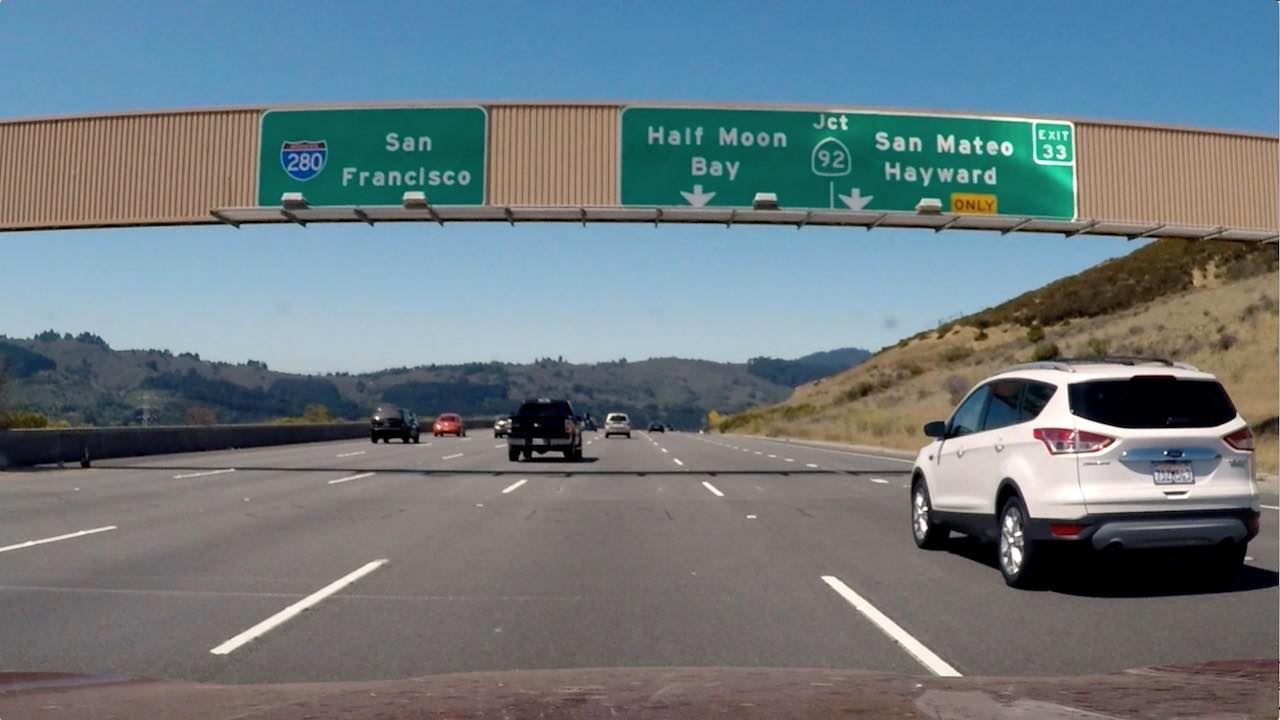
#> input picture signs_vehicles_xygrad.png, 1280 x 720 px
$ python all_threshold.py   (older library calls are emulated)
#> lines starting #> are read from the running program, lines starting #| are printed output that depends on the picture; after the words box and inside, x2 and y2 are one past the last pixel; in counts of white or black regions, pixels touching at a corner belong together
import numpy as np
import cv2
import matplotlib.pyplot as plt
import matplotlib.image as mpimg
import pickle


# Read in an image
image = mpimg.imread('signs_vehicles_xygrad.png')
#> image is the input picture: shape (720, 1280, 3) float32; mean R, G, B 0.428, 0.477, 0.5
IMAGE_COLOR = cv2.COLOR_RGB2GRAY


def abs_sobel_thresh(img, orient='x', sobel_kernel=3, thresh=(0, 255)):

    # Apply the following steps to img
    # 1) Convert to grayscale
#> called with orient = 'x', sobel_kernel = 3, thresh = (20, 100)
    gray = cv2.cvtColor(img,IMAGE_COLOR)
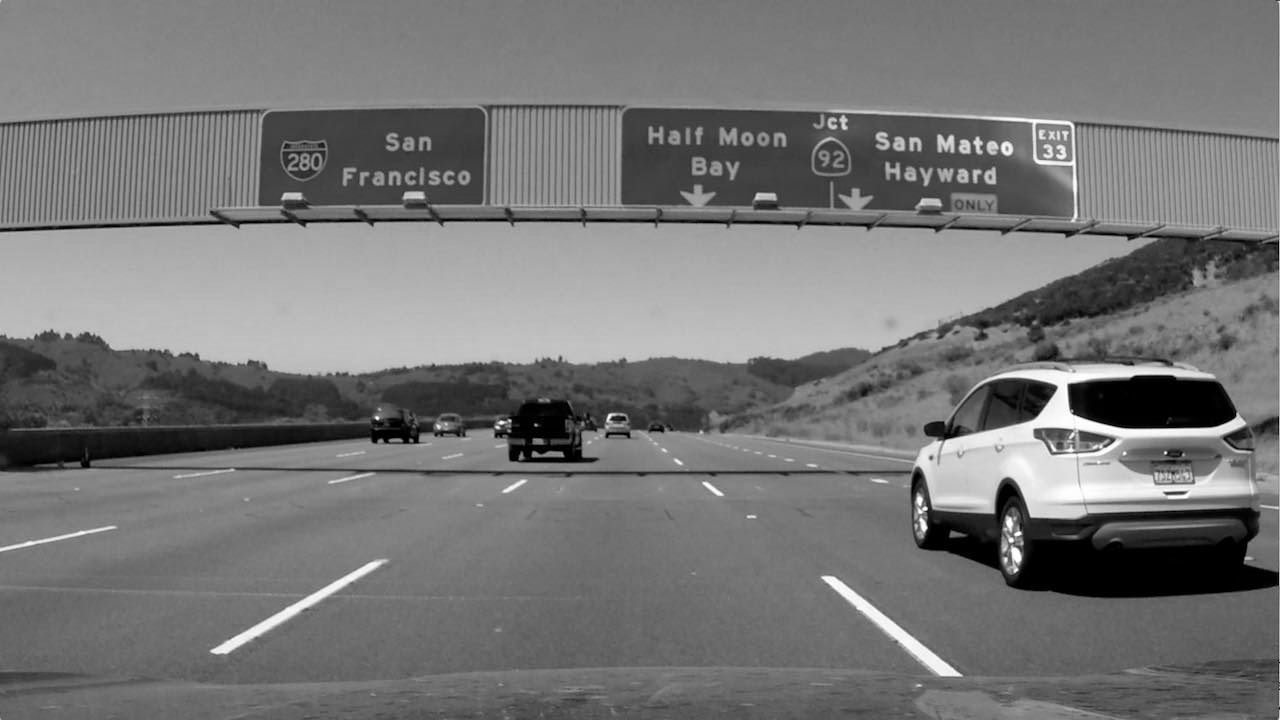
#> gray: shape (720, 1280) float32; min 0, max 0.999, mean 0.465
    # 2) Take the derivative in x or y given orient = 'x' or 'y'
    x_dir = 0
    if orient == 'x':
        x_dir = 1
    sobel = cv2.Sobel(gray, cv2.CV_64F, x_dir, 0 if x_dir==1 else 1, ksize=sobel_kernel)
    # 3) Take the absolute value of the derivative or gradient
    abs_sobel = np.absolute(sobel)
    # 4) Scale to 8-bit (0 - 255) then convert to type = np.uint8
    scaled_sobel = np.uint8(255*abs_sobel/np.max(abs_sobel))
    # 5) Create a mask of 1's where the scaled gradient magnitude
            # is > thresh_min and < thresh_max
    binary_output = np.zeros_like(scaled_sobel)
    binary_output[(scaled_sobel >= thresh[0]) & (scaled_sobel <= thresh[1])] = 1
    # 6) Return this mask as your binary_output image
    print(binary_output)
    return binary_output

def mag_thresh(img, sobel_kernel=3, mag_thresh=(0, 255)):

    # Apply the following steps to img
    # 1) Convert to grayscale
    gray = cv2.cvtColor(img,IMAGE_COLOR)
    # 2) Take the gradient in x and y separately
    x_dir = 1
    sobelx = cv2.Sobel(gray, cv2.CV_64F, x_dir, 0 if x_dir==1 else 1, ksize=sobel_kernel)
    x_dir = 0
    sobely = cv2.Sobel(gray, cv2.CV_64F, x_dir, 0 if x_dir==1 else 1, ksize=sobel_kernel)
    # 3) Calculate the magnitude
    abs_sobelxy = np.sqrt(sobelx**2 + sobely**2)
    # 4) Scale to 8-bit (0 - 255) and convert to type = np.uint8
    scaled_sobelxy = np.uint8(255*abs_sobelxy/np.max(abs_sobelxy))
    # 5) Create a binary mask where mag thresholds are met
    binary_output = np.zeros_like(scaled_sobelxy)
    binary_output[(scaled_sobelxy >= mag_thresh[0]) & (scaled_sobelxy <= mag_thresh[1])] = 1
    return binary_output

def dir_threshold(img, sobel_kernel=3, thresh=(0, np.pi/2)):

    # Apply the following steps to img
    # 1) Convert to grayscale
    gray = cv2.cvtColor(img,IMAGE_COLOR)
    # 2) Take the gradient in x and y separately
    x_dir = 1
    sobelx = cv2.Sobel(gray, cv2.CV_64F, x_dir, 0 if x_dir==1 else 1, ksize=sobel_kernel)
    x_dir = 0
    sobely = cv2.Sobel(gray, cv2.CV_64F, x_dir, 0 if x_dir==1 else 1, ksize=sobel_kernel)
    # 3) Take the absolute value of the x and y gradients
    abs_sobelx = np.absolute(sobelx)
    abs_sobely = np.absolute(sobely)
    # 4) Use np.arctan2(abs_sobely, abs_sobelx) to calculate the direction of the gradient
    dir_sobelxy = np.arctan2(abs_sobely, abs_sobelx)
    # 5) Create a binary mask where direction thresholds are met
    binary_output = np.zeros_like(dir_sobelxy)
    binary_output[(dir_sobelxy >= thresh[0]) & (dir_sobelxy <= thresh[1])] = 1
    # 6) Return this mask as your binary_output image
    return binary_output


ksize = 3 # Choose a larger odd number to smooth gradient measurements

gradx = abs_sobel_thresh(image, orient='x', sobel_kernel=ksize, thresh=(20, 100))
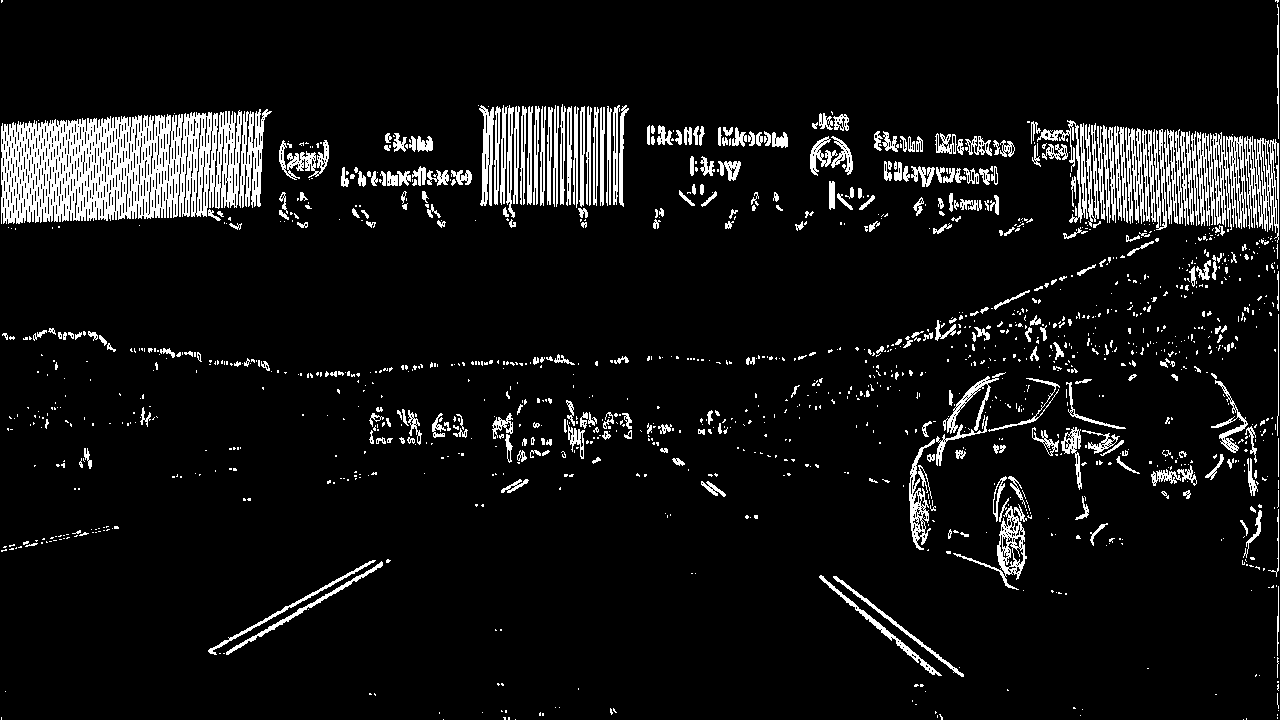
#> gradx: shape (720, 1280); values 0 (black) and 1 (white), 7.9% white; 1378 white regions (1040 under 20 px), largest, box (x1, y1, x2, y2) and area: (1, 110, 242, 224) 18700, (1197, 132, 1247, 230) 2653, (1244, 136, 1279, 243) 1807
grady = abs_sobel_thresh(image, orient='y', sobel_kernel=ksize, thresh=(20, 100))
#> call 2 of abs_sobel_thresh, with orient = 'y', sobel_kernel = 3, thresh = (20, 100)
#> in abs_sobel_thresh (call 2), `sobel = cv2.Sobel(gray, cv2.CV_64F, x_dir, 0 if x_dir==1 else 1, ksize..`:
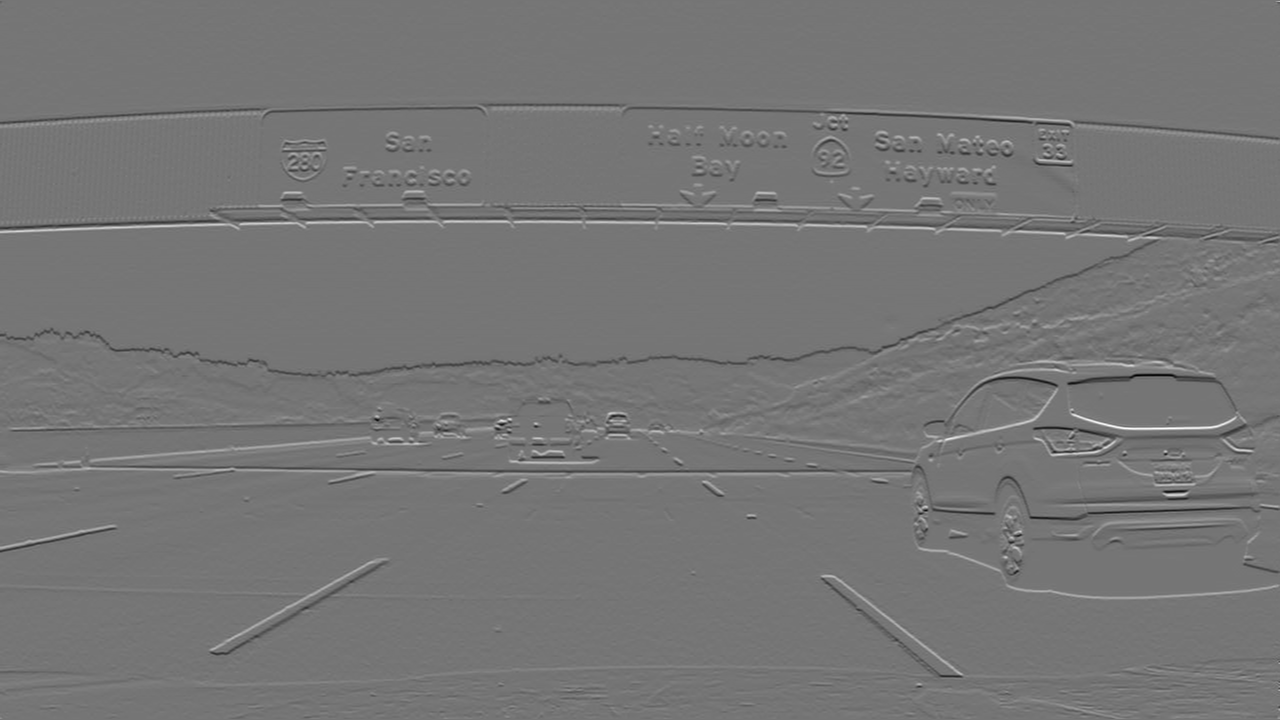
#> sobel: shape (720, 1280) float64; min -3.12, max 3.62, mean -0.00103; drawn with min black and max white
#> grady: shape (720, 1280); values 0 (black) and 1 (white), 8.2% white; 1385 white regions (1043 under 20 px), largest, box (x1, y1, x2, y2) and area: (0, 103, 1280, 145) 6510, (0, 460, 930, 494) 6192, (811, 194, 1280, 247) 4636
mag_binary = mag_thresh(image, sobel_kernel=ksize, mag_thresh=(30, 100))
#> mag_binary: shape (720, 1280); values 0 (black) and 1 (white), 9.8% white in thin lines or dots
dir_binary = dir_threshold(image, sobel_kernel=ksize, thresh=(np.pi/8, np.pi/6))
#> in dir_threshold, `dir_sobelxy = np.arctan2(abs_sobely, abs_sobelx)`:
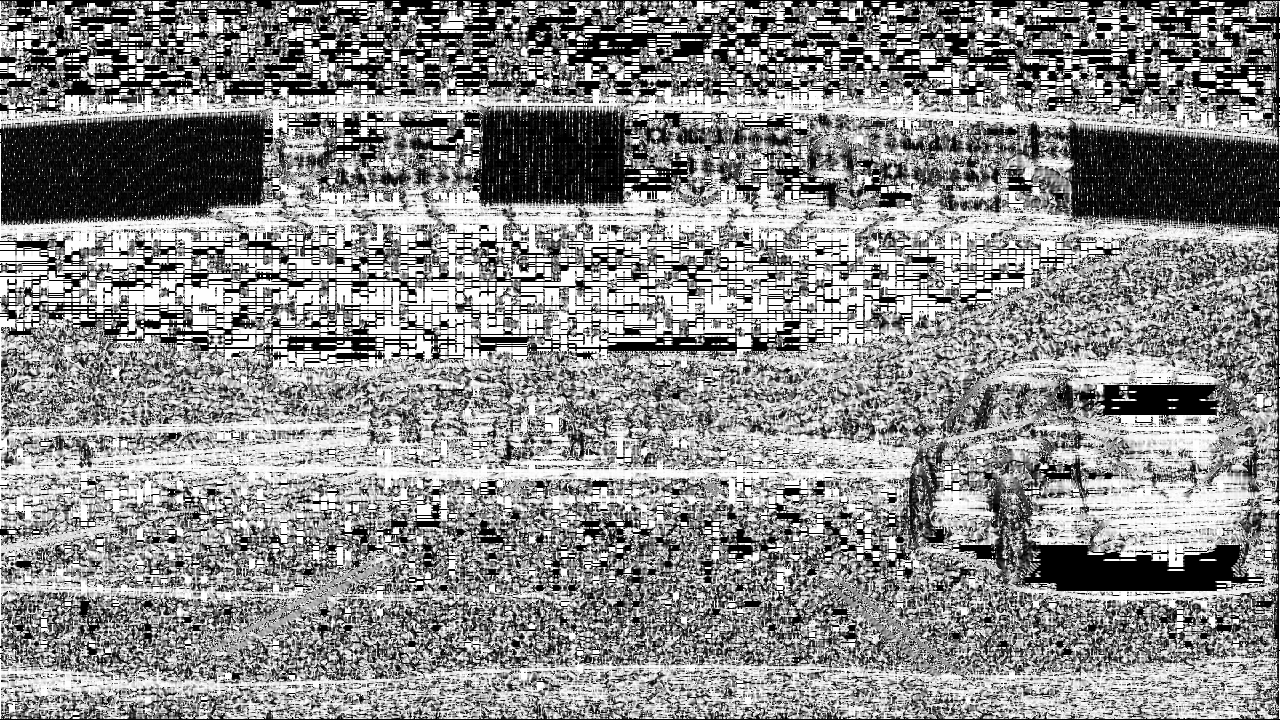
#> dir_sobelxy: shape (720, 1280) float64; min 0, max 1.57, mean 0.861; drawn with min black and max white
#> dir_binary: shape (720, 1280) float64; values 0 (black) and 1 (white), 4.6% white in thin lines or dots

combined = np.zeros_like(dir_binary)
combined[((gradx == 1) & (grady == 1)) | ((mag_binary == 1) & (dir_binary == 1))] = 1


# Plot the result
f, (ax1, ax2) = plt.subplots(1, 2, figsize=(10, 5))
f.tight_layout()
ax1.imshow(image)
ax1.set_title('Original Image', fontsize=20)
ax2.imshow(combined, cmap='gray')
ax2.set_title('Thresholded Grad. Dir.', fontsize=20)
plt.subplots_adjust(left=0., right=1, top=0.9, bottom=0.)

plt.show()
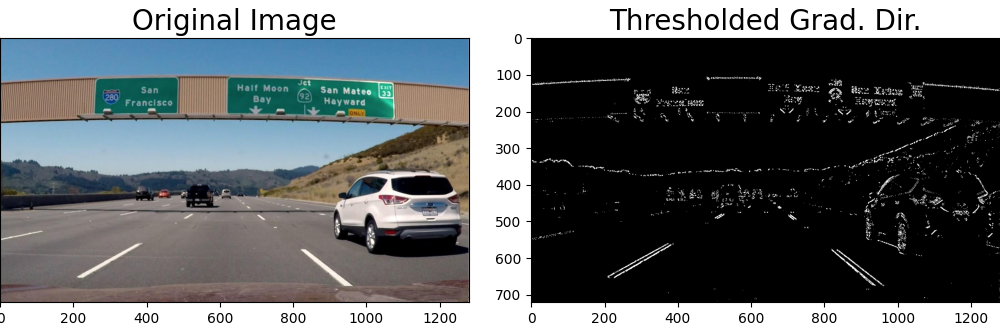
#> figure drawn by matplotlib, 2 panels
